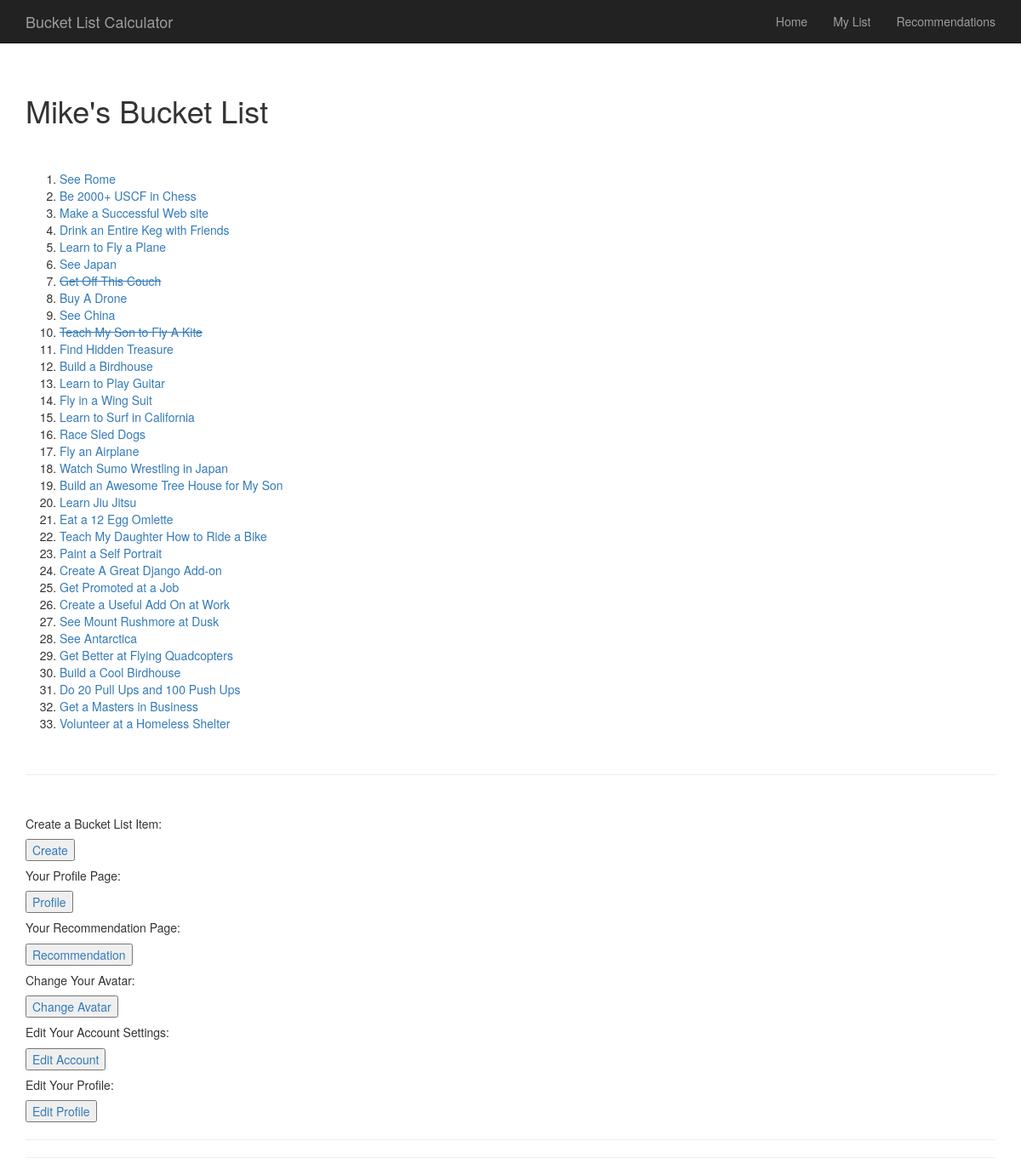
Page /bucketlist/mylist/ (signed in) on the committed database.
### BucketList/models.py (models this page shows, shortened)
class BucketListItem(models.Model):
    text = models.CharField(max_length = 200)
    pub_by = models.ForeignKey(User,editable = False)
    pub_date = models.DateTimeField(editable=False)
    goal_type = models.CharField(choices = CHOICES, max_length = 200)
    cost = models.IntegerField(max_length = 20)
    time = models.IntegerField(max_length = 20)
    hours = models.IntegerField(max_length = 20)
    crossed_off = models.BooleanField(editable = False, default = False)
    how_many_items = models.IntegerField(editable = False, default = 1)
    def recently_added(self):
        return self.pub_date >= timezone.now() - datetime.timedelta(days = 1)
    recently_added.boolean = True

### BucketList/views.py (the view)
@login_required
def my_list(request):
    personal_list = BucketListItem.objects.all().filter(pub_by = request.user.id)
    repeat = RepeatGoalInList(personal_list)
    context = {'user': request.user.username,
                      'personal_list': personal_list,
                      'repeat': repeat,
                    }
    return render(request, 'BucketList/mylist.html', context)

### BucketList/views.py (called while the page is built)
def ExactSameGoal(item, dict):
        list_of_goals = []
        number_of_exact = 0
        for goal in dict:
            similarity = fuzz.ratio(item, goal.text)
            if similarity == 100:
                number_of_exact += 1
                list_of_goals.append(goal)
        return list_of_goals, number_of_exact

def RepeatGoalInList(dict):
    matching_goals = []
    for item in dict:
        same_goal = ExactSameGoal(item, dict)
        if same_goal[1] > 1:
            match = same_goal[0]
            matching_goals.append(match[0])
    if len(matching_goals) > 0:
        return matching_goals[0]
    else:
        return 0

### BucketList/templates/BucketList/mylist.html (shortened to what this page needs)
{% extends 'base.html' %}
{% block content %}
    <br>
    <h1>{{user}}'s Bucket List</h1>
    {% load avatar_tags %}
    {% load inbox %}
    {% if personal_list %}
    <br>
    <br>
        <ol>
        {% for item in personal_list %}
            {% if item.crossed_off == True %}
                <li><a href = '/bucketlist/mylist/view/{{item.id}}/'  style="text-decoration: line-through;">{{ item.text }}</a></li>
            {% else %}
                <li><a href = '/bucketlist/mylist/view/{{item.id}}/'>{{ item.text }}</a></li>
            {% endif %}
        {% endfor %}
        </ol>
    {% else %}
        <p>You don't have any Bucket List items yet!  Better get on that.</p>
    {% endif %}
    <br/>
    <hr>
    <br/>
    <h5>Create a Bucket List Item:</h5>
    <button><a href="/bucketlist/create/">Create</a></button>
    <br/>
    <h5>Your Profile Page:</h5>
    <button><a href="/bucketlist/userstats/{{user}}">Profile</a></button>
    <br/>
    <h5>Your Recommendation Page:</h5>
    <button><a href="/bucketlist/mylist/recommendation/">Recommendation</a></button>
    <br/>
    <h5>Change Your Avatar:</h5>
    <button><a href="{% url 'avatar_change' %}">Change Avatar</a></button>
    <br/>
    <h5>Edit Your Account Settings:</h5>
    <button><a href="/accounts/edit/">Edit Account</a></button>
    <br/>
    <h5>Edit Your Profile:</h5>
    <button><a href="/bucketlist/profile/edit/">Edit Profile</a></button>
    <br/>
{% endblock content %}

### templates/base.html (shortened to what this page needs)
<!DOCTYPE html>
<html lang="en">
<head>
    {% load bootstrap3 %}
    {% bootstrap_css %}
</head>
<body>
<header class = "navbar navbar-inverse navbar-fixed-top" role = "banner">
    <div class = "container">
        <div class ="navbar-header">
            <a href="/bucketlist/" class ="navbar-brand">Bucket List Calculator</a>
        </div>
        <div class = "collapse navbar-collapse" id = "dropdown">
            <ul class = "nav navbar-nav navbar-right" role = "navigation">
                <li><a href="/bucketlist/">Home</a></li>
                <li><a href="/bucketlist/mylist/">My List</a></li>
                <li><a href="/bucketlist/mylist/recommendation/">Recommendations</a></li>
            </ul>
        </div>
    </div>
</header>
<div class = "container">
    {% block content %}
    {% endblock %}
    <hr>
    <hr>
</div>
    </body>
</html>

### templates/base.html (style rules this page uses)
body { padding-top: 70px; }

### rows in the picture
BucketListItem: text "See Rome"
BucketListItem: text "Be 2000+ USCF in Chess"
BucketListItem: text "Make a Successful Web site"
BucketListItem: text "Drink an Entire Keg with Friends"
BucketListItem: text "Learn to Fly a Plane"
BucketListItem: text "See Japan"
BucketListItem: text "Get Off This Couch"
BucketListItem: text "Buy A Drone"
BucketListItem: text "See China"
BucketListItem: text "Teach My Son to Fly A Kite"
BucketListItem: text "Find Hidden Treasure"
BucketListItem: text "Build a Birdhouse"
BucketListItem: text "Learn to Play Guitar"
BucketListItem: text "Fly in a Wing Suit"
BucketListItem: text "Learn to Surf in California"
BucketListItem: text "Race Sled Dogs"
BucketListItem: text "Fly an Airplane"
BucketListItem: text "Watch Sumo Wrestling in Japan"
BucketListItem: text "Build an Awesome Tree House for My Son"
BucketListItem: text "Learn Jiu Jitsu"
BucketListItem: text "Eat a 12 Egg Omlette"
BucketListItem: text "Teach My Daughter How to Ride a Bike"
BucketListItem: text "Paint a Self Portrait"
BucketListItem: text "Create A Great Django Add-on"
BucketListItem: text "Get Promoted at a Job"
BucketListItem: text "Create a Useful Add On at Work"
BucketListItem: text "See Mount Rushmore at Dusk"
BucketListItem: text "See Antarctica"
BucketListItem: text "Get Better at Flying Quadcopters"
BucketListItem: text "Build a Cool Birdhouse"
BucketListItem: text "Do 20 Pull Ups and 100 Push Ups"
BucketListItem: text "Get a Masters in Business"
BucketListItem: text "Volunteer at a Homeless Shelter"

### other values in the picture
{{ user }} "Mike"
